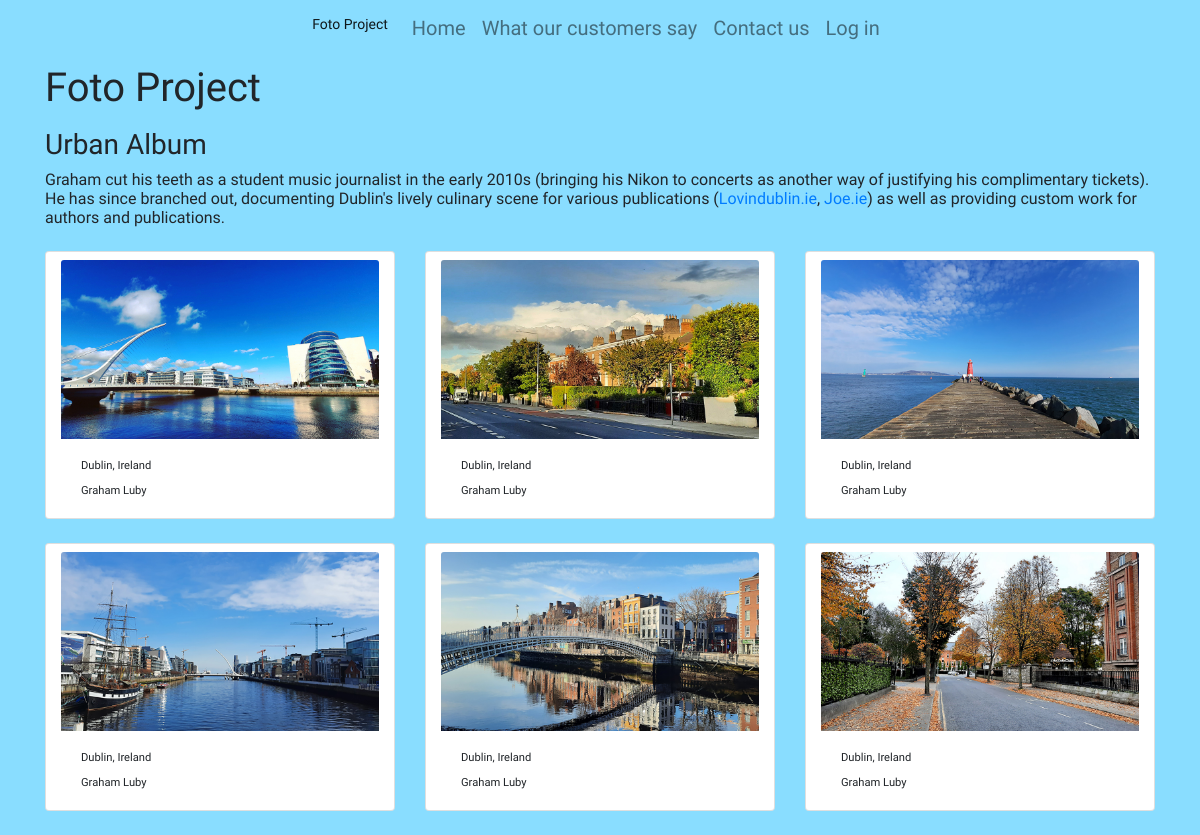
Screenshot of /album-urban.php with the database file from the repository.
### tables this page shows
CREATE TABLE IF NOT EXISTS `image` (
  `id` int(11) NOT NULL AUTO_INCREMENT,
  `path` text NOT NULL,
  `location` varchar(50) NOT NULL,
  `photographer` varchar(50) NOT NULL,
  `description` text NOT NULL,
  `type` int(11) NOT NULL,
  `alt` varchar(50) NOT NULL,
  PRIMARY KEY (`id`)
);

### app/views/album-item.php (the view)
<div class="col-lg-4 col-md-6 col-sm-6 col-6 pb-4">
    <div class="card container pt-2">
        <?php
            if (array_key_exists("user_id", $_SESSION)) {
                if (($_SESSION["user_type"] == $type) || ($_SESSION["user_type"] == 3)) {
                    $modal = "detailModal" . $row['id'];
                    include __DIR__ . "/album-detail-modal.php";
                } else {
                    $modal = "typeInvalidModal";
                }
            }
            else {
                $modal = "loginModal";
            }
        ?>
        <div class="popup" data-toggle="modal" data-target="#<?php echo $modal ?>">
            <img class="card-img-top" src="images/<?php echo $row['path'] ?>" alt="A pic of Iran">
        </div>
        <div class="card-body">
            <h5 class="card-title"><?php echo $row['location'] ?></h5>
            <h5 class="card-text"><?php echo $row['photographer'] ?></h5>
        </div>
    </div>
</div>

### album-urban.php (shortened to what this page needs)
<!DOCTYPE html>
<html lang="en">
<head>
    <?php require __DIR__ . "/app/views/head.php"; ?>
</head>
<body class="album">
    <?php require __DIR__ . "/app/views/header.php"; ?>
    <main>
        <div class="container">
            <h1 class="pb-2">Foto Project</h1>
            <h3>Urban Album</h3>
            <h6>Graham cut his teeth as a student music journalist in the early 2010s (bringing
                his Nikon to concerts as another way of justifying his complimentary tickets).
                He has since branched out, documenting Dublin's lively culinary scene for various
                publications (<a href="http://lovindublin.ie/" target="_blank">Lovindublin.ie</a>,
                <a href="https://www.joe.ie/" target="_blank">Joe.ie</a>) as well as providing
                custom work for authors and publications.</h6>
            <div class="row pt-3">
                <?php
                require __DIR__ . "/app/src/connect.php";
                $type = 2;
                $result = $conn->query(
                    "SELECT * FROM `image` WHERE type = $type"
                );
                while ($row = mysqli_fetch_assoc($result)) {
                    include __DIR__ . "/app/views/album-item.php";
                } ?>
            </div>
        </div>
    </main>
</body>
</html>

### css/styles.css (style rules this page uses)
.album, .testimonial { background-color:rgb(137, 221, 255) }
header, main, .jumbotron, .card-title, .carousel, .pb-2, #filter, form { font-family: 'New Tegomin', serif; }
h5 { font-size: 0.7em; }

### rows the page displays
image: path (picture), location "Dublin, Ireland", photographer "Graham Luby"
image: path (picture), location "Dublin, Ireland", photographer "Graham Luby"
image: path (picture), location "Dublin, Ireland", photographer "Graham Luby"
image: path (picture), location "Dublin, Ireland", photographer "Graham Luby"
image: path (picture), location "Dublin, Ireland", photographer "Graham Luby"
image: path (picture), location "Dublin, Ireland", photographer "Graham Luby"
